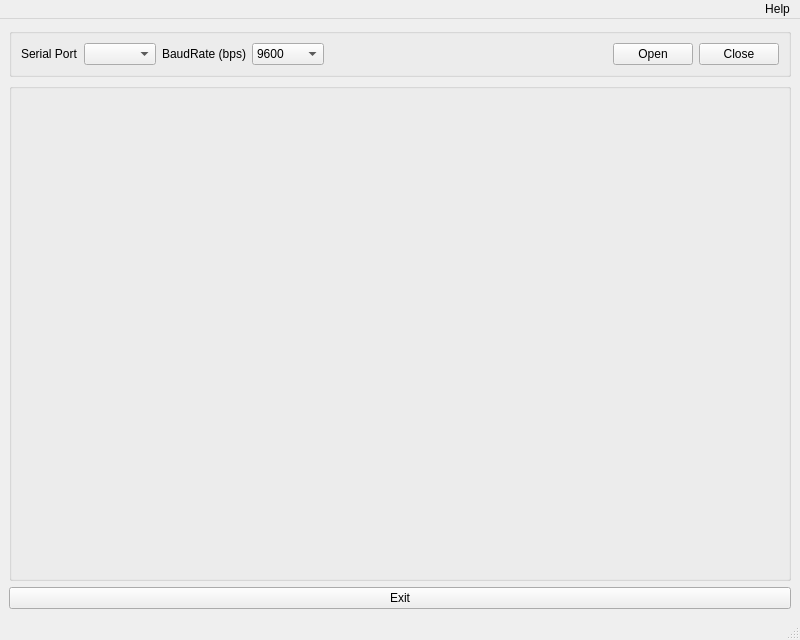
<?xml version="1.0" encoding="UTF-8"?>
<ui version="4.0">
 <class>MainWindow</class>
 <widget class="QMainWindow" name="MainWindow">
  <property name="geometry">
   <rect>
    <x>0</x>
    <y>0</y>
    <width>800</width>
    <height>640</height>
   </rect>
  </property>
  <property name="windowTitle">
   <string notr="true">Serial Port Reader</string>
  </property>
  <widget class="QWidget" name="centralwidget">
   <layout class="QVBoxLayout" name="verticalLayout">
    <item>
     <widget class="QGroupBox" name="settingsBox">
      <property name="enabled">
       <bool>true</bool>
      </property>
      <property name="sizePolicy">
       <sizepolicy hsizetype="Preferred" vsizetype="Fixed">
        <horstretch>0</horstretch>
        <verstretch>0</verstretch>
       </sizepolicy>
      </property>
      <layout class="QHBoxLayout" name="horizontalLayout">
       <item>
        <layout class="QHBoxLayout" name="serialHLayout">
         <item>
          <widget class="QLabel" name="serial_label">
           <property name="text">
            <string>Serial Port</string>
           </property>
           <property name="margin">
            <number>10</number>
           </property>
           <property name="buddy">
            <cstring>serial_comboBox</cstring>
           </property>
          </widget>
         </item>
         <item>
          <widget class="QComboBox" name="serial_comboBox"/>
         </item>
         <item>
          <widget class="QLabel" name="baudrate_label">
           <property name="text">
            <string>BaudRate (bps)</string>
           </property>
           <property name="margin">
            <number>10</number>
           </property>
           <property name="buddy">
            <cstring>baudrate_comboBox</cstring>
           </property>
          </widget>
         </item>
         <item>
          <widget class="QComboBox" name="baudrate_comboBox">
           <item>
            <property name="text">
             <string>9600</string>
            </property>
           </item>
           <item>
            <property name="text">
             <string>19200</string>
            </property>
           </item>
           <item>
            <property name="text">
             <string>38400</string>
            </property>
           </item>
           <item>
            <property name="text">
             <string>57600</string>
            </property>
           </item>
           <item>
            <property name="text">
             <string>115200</string>
            </property>
           </item>
          </widget>
         </item>
         <item>
          <spacer name="horizontalSpacer">
           <property name="orientation">
            <enum>Qt::Horizontal</enum>
           </property>
           <property name="sizeHint" stdset="0">
            <size>
             <width>40</width>
             <height>20</height>
            </size>
           </property>
          </spacer>
         </item>
         <item>
          <widget class="QPushButton" name="open_pushButton">
           <property name="text">
            <string>Open</string>
           </property>
          </widget>
         </item>
         <item>
          <widget class="QPushButton" name="close_pushButton">
           <property name="text">
            <string>Close</string>
           </property>
          </widget>
         </item>
        </layout>
       </item>
      </layout>
     </widget>
    </item>
    <item>
     <widget class="QGroupBox" name="graphsgroupBox">
      <property name="enabled">
       <bool>true</bool>
      </property>
      <property name="title">
       <string/>
      </property>
      <layout class="QHBoxLayout" name="horizontalLayout_2">
       <item>
        <widget class="QWidget" name="widget" native="true"/>
       </item>
      </layout>
     </widget>
    </item>
    <item>
     <widget class="QPushButton" name="exit_pushButton">
      <property name="text">
       <string>Exit</string>
      </property>
     </widget>
    </item>
   </layout>
  </widget>
  <widget class="QMenuBar" name="menubar">
   <property name="geometry">
    <rect>
     <x>0</x>
     <y>0</y>
     <width>800</width>
     <height>22</height>
    </rect>
   </property>
   <property name="layoutDirection">
    <enum>Qt::RightToLeft</enum>
   </property>
   <widget class="QMenu" name="menuAbout">
    <property name="title">
     <string>Help</string>
    </property>
    <addaction name="actionAbout"/>
   </widget>
   <addaction name="menuAbout"/>
  </widget>
  <widget class="QStatusBar" name="statusbar"/>
  <action name="actionAbout">
   <property name="text">
    <string>About</string>
   </property>
  </action>
 </widget>
 <resources/>
 <connections>
  <connection>
   <sender>exit_pushButton</sender>
   <signal>clicked()</signal>
   <receiver>MainWindow</receiver>
   <slot>close()</slot>
   <hints>
    <hint type="sourcelabel">
     <x>489</x>
     <y>596</y>
    </hint>
    <hint type="destinationlabel">
     <x>772</x>
     <y>468</y>
    </hint>
   </hints>
  </connection>
  <connection>
   <sender>actionAbout</sender>
   <signal>triggered()</signal>
   <receiver>widget</receiver>
   <slot>hide()</slot>
   <hints>
    <hint type="sourcelabel">
     <x>-1</x>
     <y>-1</y>
    </hint>
    <hint type="destinationlabel">
     <x>399</x>
     <y>358</y>
    </hint>
   </hints>
  </connection>
 </connections>
</ui>
